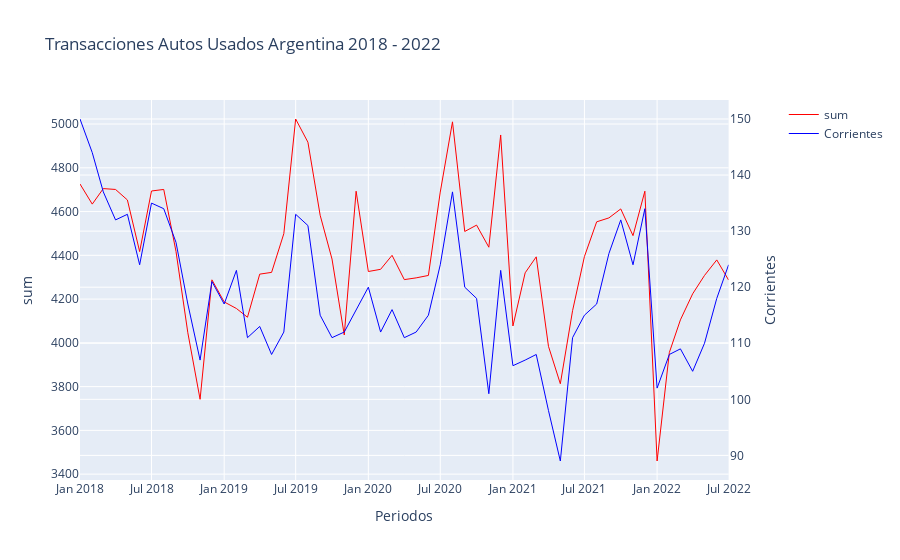

Write notebook code for a chart like this one.
### Code cell
get_line_plot(df_mes, "mes_año", "sum", "Corrientes")
